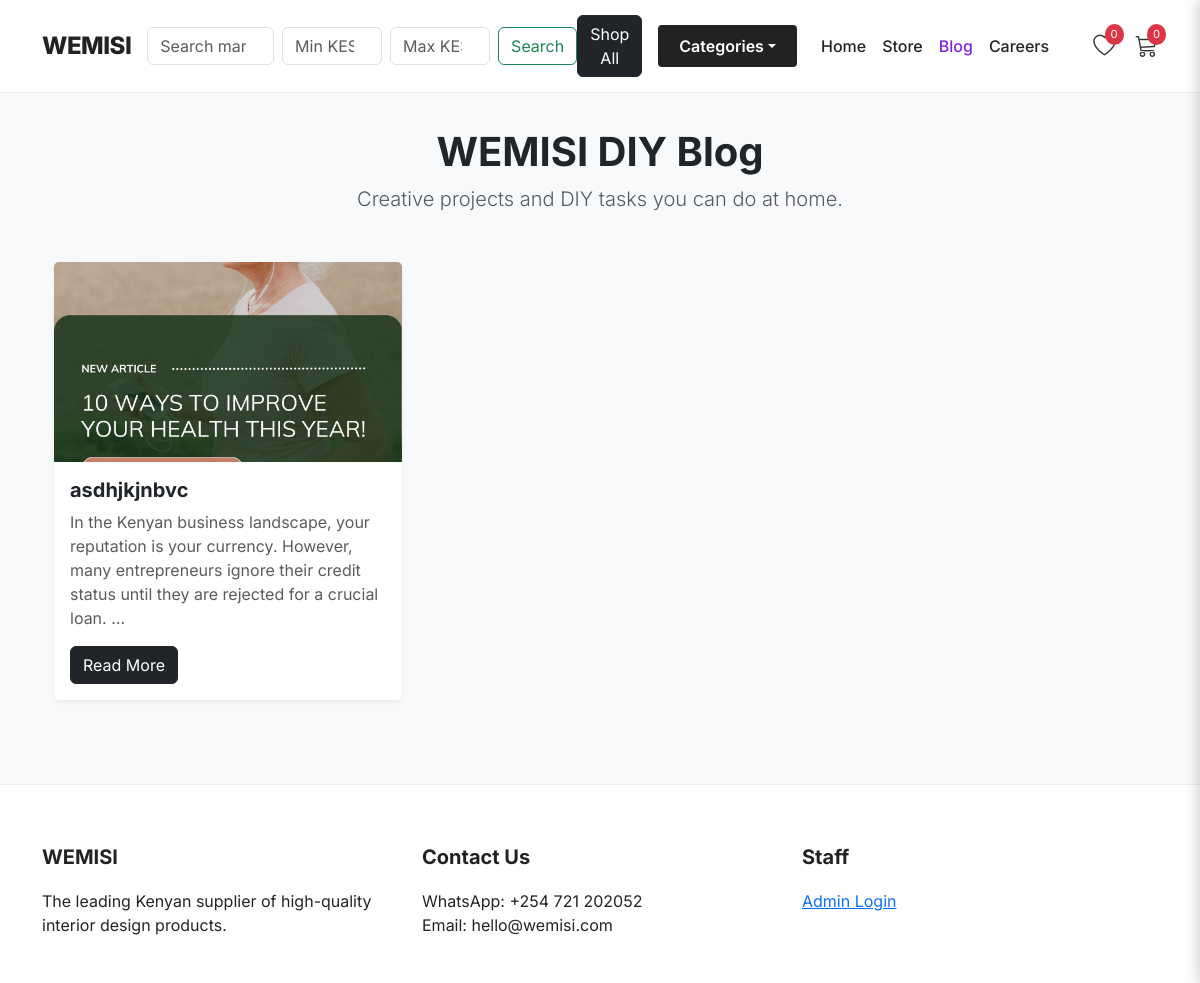
Before: /blog/ with the older database file.
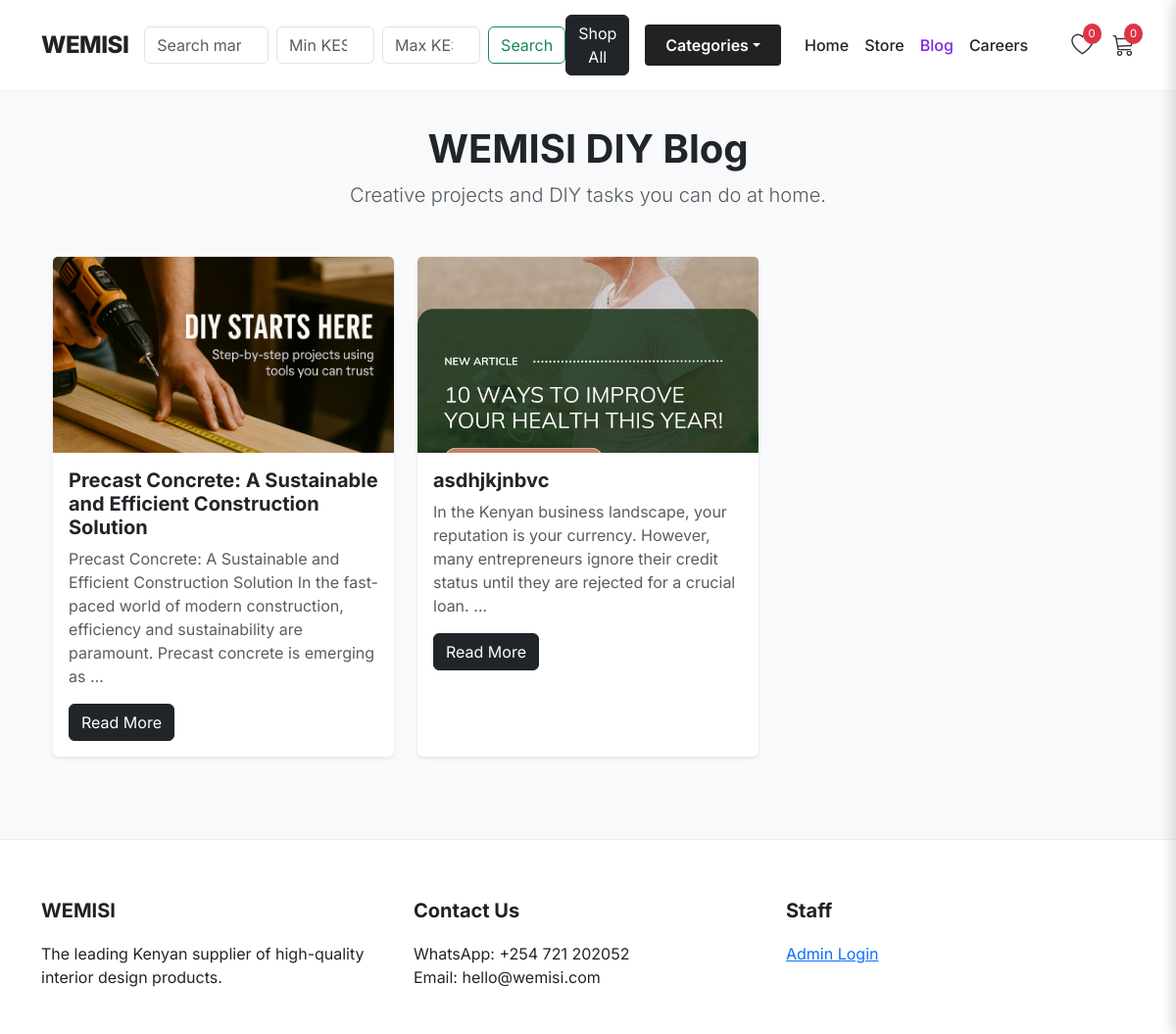
After: the same page with the newer database file.
### store/models.py (models this page shows, shortened)
class BlogPost(models.Model):
    title = models.CharField(max_length=200)
    slug = models.SlugField(unique=True, max_length=255, help_text="Auto-generated from title. Used for the URL.")
    content = CKEditor5Field('Content', config_name='extends', help_text="The main content of the blog post.")
    image = models.ImageField(upload_to='blog_images/', help_text="A feature image for the blog post.")
    published_date = models.DateTimeField(default=timezone.now)
    author = models.ForeignKey(User, on_delete=models.SET_NULL, null=True, blank=True)
    class Meta:
        ordering = ['-published_date'] # This will show the newest posts first

### store/views.py (the view)
# urls.py: path('blog/', views.blog, name='blog'), # The main blog page
def blog(request):
    posts = BlogPost.objects.all() # Get all blog posts from the database
    return render(request, 'store/blog_list.html', {'posts': posts})

### store/context_processors.py (called while the page is built)
def cart_and_wishlist_count(request):
    cart = request.session.get("cart", {})
    wishlist = request.session.get("wishlist", [])
    return {
        "menu_categories": Category.objects.all(),
        "cart_count": sum(cart.values()),
        "wishlist_count": len(wishlist),
    }

### mbele/templates/store/blog_list.html
{% extends 'store/base.html' %}
{% block content %}
<div class="container my-5">
    <div class="text-center mb-5">
        <h1 class="fw-bold text-dark">WEMISI DIY Blog</h1>
        <p class="lead text-muted">Creative projects and DIY tasks you can do at home.</p>
    </div>
    <div class="row">
        {% for post in posts %}
        <div class="col-md-6 col-lg-4 mb-4">
            <div class="card h-100 shadow-sm border-0">
                {% if post.image %}
                <img src="{{ post.image.url }}" class="card-img-top" alt="{{ post.title }}" style="height: 200px; object-fit: cover;">
                {% endif %}
                <div class="card-body">
                    <h5 class="card-title fw-bold">{{ post.title }}</h5>
                    <p class="card-text text-muted">{{ post.content|truncatewords:25 }}</p>
                    <a href="{% url 'blog_post_detail' post.slug %}" class="btn btn-dark">Read More</a>
                </div>
            </div>
        </div>
        {% empty %}
        <p class="text-center">No blog posts have been published yet. Please check back soon!</p>
        {% endfor %}
    </div>
</div>
{% endblock %}

### mbele/templates/store/base.html (shortened to what this page needs)
<!DOCTYPE html>
{% load static %}
<html lang="en">
<head>
    <link href="https://cdn.jsdelivr.net/npm/bootstrap@5.3.0/dist/css/bootstrap.min.css" rel="stylesheet">
    <link rel="stylesheet" href="https://cdn.jsdelivr.net/npm/bootstrap-icons@1.10.5/font/bootstrap-icons.css">
</head>
<body>
    <div class="py-1 text-center text-white" style="background: linear-gradient(90deg, #111827, #1f2937); font-size: 0.85rem;">
        <span class="me-3"> WhatsApp: <a href="https://wa.me/254721202052" class="link-light text-decoration-none">+254 721 202052</a></span>
        <span class="me-3"> Call: <a href="tel:+254721202052" class="link-light text-decoration-none">+254 721 202052</a></span>
        <span class="me-3"> Email: <a href="mailto:hello@wemisi.com" class="link-light text-decoration-none">hello@wemisi.com</a></span>
        <span class="d-none d-md-inline text-muted ms-2">Mon – Sat, 8:00am – 6:00pm</span>
    </div>
    <nav class="navbar navbar-expand-lg fixed-top">
        <div class="container">
          <a class="navbar-brand" href="{% url 'home' %}">WEMISI</a>
          <div class="collapse navbar-collapse" id="navbarContent">
            <form method="GET" action="{% url 'store' %}" class="position-relative d-flex flex-grow-1 mx-auto my-2 my-lg-0" style="max-width: 600px;">
                <input class="form-control me-2" type="search" name="q" autocomplete="off"
                       placeholder="Search marble, granite, fencing…" value="{{ request.GET.q }}">
                <input class="form-control me-2" type="number" name="min_price" placeholder="Min KES" value="{{ request.GET.min_price }}" style="width: 100px;">
                <input class="form-control me-2" type="number" name="max_price" placeholder="Max KES" value="{{ request.GET.max_price }}" style="width: 100px;">
                <button class="btn btn-outline-success" type="submit">Search</button>
            </form>
            {% with request.resolver_match.url_name as current_url %}
            <div class="d-flex align-items-center">
              <a href="{% url 'store' %}" class="btn btn-dark me-3 d-none d-lg-inline-flex">
                  Shop All
              </a>
              <div class="dropdown me-3 d-none d-lg-block">
                  <button class="btn cat-btn dropdown-toggle" type="button" data-bs-toggle="dropdown">Categories</button>
              </div>
              <ul class="navbar-nav me-3 d-none d-md-flex">
                  <li class="nav-item">
                      <a class="nav-link text-dark fw-medium {% if current_url == 'home' %}active{% endif %}" href="{% url 'home' %}">Home</a>
                  </li>
                  <li class="nav-item">
                      <a class="nav-link text-dark fw-medium {% if current_url == 'store' or current_url == 'category_detail' %}active{% endif %}" href="{% url 'store' %}">Store</a>
                  </li>
                  <li class="nav-item">
                      <a class="nav-link text-dark fw-medium {% if current_url == 'blog' or current_url == 'blog_post_detail' %}active{% endif %}" href="{% url 'blog' %}">Blog</a>
                  </li>
                  <li class="nav-item">
                      <a class="nav-link text-dark fw-medium {% if current_url == 'careers' %}active{% endif %}" href="{% url 'careers' %}">Careers</a>
                  </li>
              </ul>
              <a href="{% url 'wishlist_detail' %}" class="text-dark position-relative" style="text-decoration: none;">
                  <i class="bi bi-heart nav-icon"></i>
                  <span id="wishlist-badge" class="cart-badge">
                      {{ wishlist_count|default:"0" }}
                  </span>
              </a>
              <a href="{% url 'cart_detail' %}" class="text-dark position-relative" style="text-decoration: none;">
                  <i class="bi bi-cart3 nav-icon"></i>
                  <span id="cart-badge" class="cart-badge">
                      {{ cart_count|default:"0" }}
                  </span>
              </a>
            </div>
          </div>
          {% endwith %}
        </div>
      </nav>
      <div class="container">
          {% block content %}{% endblock %}
      </div>
      <footer>
          <div class="container">
              <div class="row">
                  <div class="col-md-4">
                      <h5>WEMISI</h5>
                      <p>The leading Kenyan supplier of high-quality interior design products.</p>
                  </div>
                  <div class="col-md-4">
                      <h5>Contact Us</h5>
                      <p>WhatsApp: +254 721 202052<br>Email: hello@wemisi.com</p>
                  </div>
                  <div class="col-md-4">
                      <h5>Staff</h5>
                      <a href="/admin">Admin Login</a>
                  </div>
              </div>
          </div>
      </footer>
</body>
</html>

### mbele/templates/store/base.html (style rules this page uses)
body { font-family: 'Inter', sans-serif; background-color: #f8f9fa; }
.navbar { background: white; padding: 15px 0; border-bottom: 1px solid #eee; }
.navbar-brand { font-weight: 800; font-size: 24px; color: #222; letter-spacing: -0.5px; }
.nav-icon { font-size: 1.4rem; color: #333; margin-left: 20px; cursor: pointer; transition: color 0.2s; }
.cat-btn { background-color: #222; color: white; border-radius: 4px; padding: 8px 20px; font-weight: 600; }
.nav-link.active { color: #8224e3 !important; font-weight: 700; }
.cart-badge { position: absolute; top: -5px; right: -8px; font-size: 0.7rem; background-color: #dc3545; color: white; border-radius: 50%; padding: 2px 6px; }
footer { background-color: #fff; padding: 60px 0 30px; border-top: 1px solid #eee; margin-top: 60px; }
footer h5 { font-weight: 700; color: #222; margin-bottom: 20px; }

Changed rows visible on the page:
added BlogPost: image (picture), title "Precast Concrete: A Sustainable and Efficient Construction Solution", content "Precast Concrete: A Sustainable and Efficient Construction Solution In the fast-paced world of modern construction, efficiency and sustainability are paramount. Precast concrete is emerging as …"
